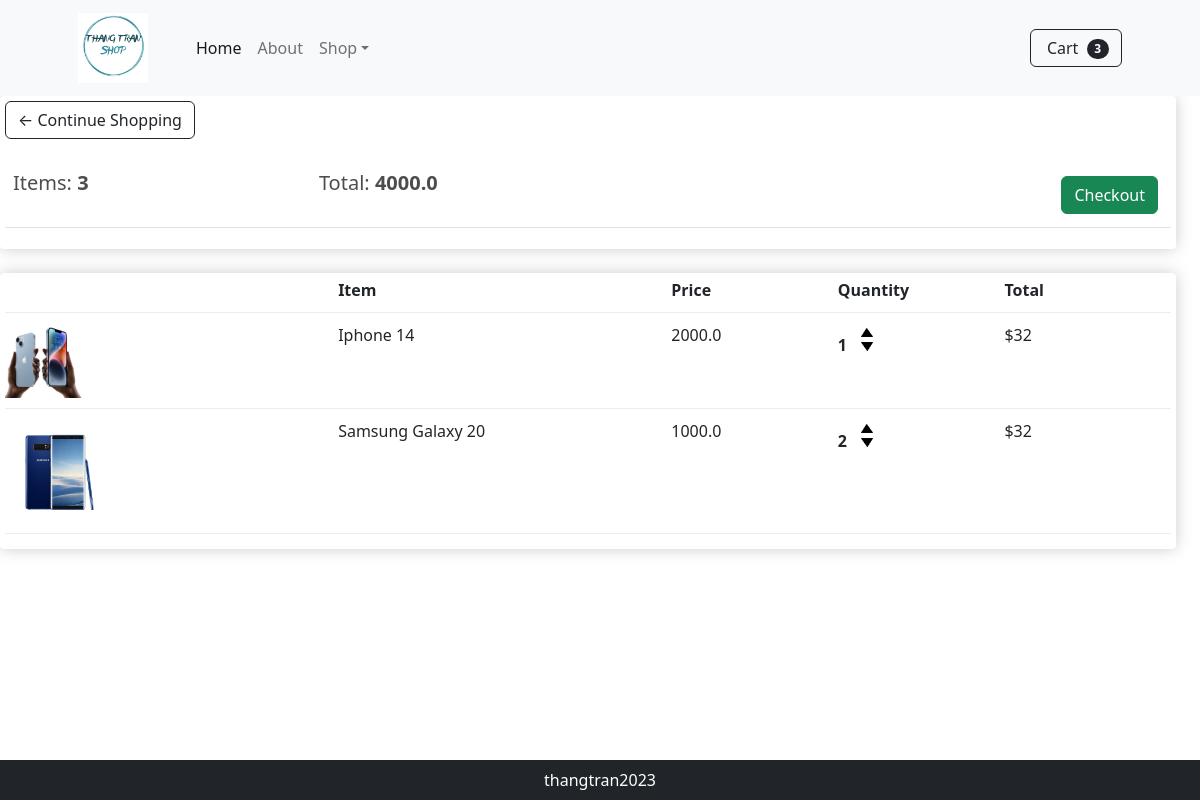
The app's page /cart/ (signed in) with its own data.
### app/models.py (models this page shows, shortened)
class Order(models.Model):
    customer = models.ForeignKey(User, on_delete=models.SET_NULL, blank=True, null=True)
    date_order = models.DateTimeField(auto_now_add=True)
    complete = models.BooleanField(default=False, null=True, blank=False)
    transaction_id = models.CharField(max_length=200, null=True)
    @property
    def get_cart_items(self):
        orderitems = self.orderitem_set.all()
        total = sum([item.quantity for item in orderitems])
        return total
    @property
    def get_cart_total(self):
        orderitems = self.orderitem_set.all()
        total = sum([item.get_total for item in orderitems])
        return total

class OrderItem(models.Model):
    product = models.ForeignKey(
        Product, on_delete=models.SET_NULL, blank=True, null=True
    )
    order = models.ForeignKey(Order, on_delete=models.SET_NULL, blank=True, null=True)
    quantity = models.IntegerField(default=0, null=True, blank=True)
    date_added = models.DateTimeField(auto_now_add=True)
    @property
    def get_total(self):
        total = self.product.price * self.quantity
        return total

class Product(models.Model):
    category = models.ManyToManyField(Category, related_name="product")
    name = models.CharField(max_length=200, null=True)
    price = models.FloatField()
    digital = models.BooleanField(default=False, null=True, blank=False)
    image = models.ImageField(null=True, blank=True)
    detail = models.TextField(null=True, blank=True)
    @property
    def ImageURL(self):
        try:
            url = self.image.url
        except:
            url = ""
        return url

### app/views.py (the view)
# urls.py: path("cart/", views.cart, name="cart"),
def cart(request):
    if request.user.is_authenticated:
        customer = request.user
        order, created = Order.objects.get_or_create(customer=customer, complete=False)
        items = order.orderitem_set.all()
        cartItems = order.get_cart_items
        user_not_login = "hidden"
        user_login = "show"
    else:
        items = []
        order = {"get_cart_items": 0, "get_cart_total": 0}
        cartItems = order["get_cart_items"]
        user_not_login = "show"
        user_login = "hidden"
    categories = Category.objects.filter(is_sub=False)
    context = {
        "items": items,
        "order": order,
        "cartItems": cartItems,
        "user_not_login": user_not_login,
        "user_login": user_login,
        "categories": categories,
    }
    return render(request, "app/cart.html", context)

### app/templates/app/cart.html
{% extends 'app/base.html' %}
{% load static %}
{% block cart_content %}
<div class="row" style="width:100%">
	<div class="col-lg-12">
		<div class="box-element">
			<a  class="btn btn-outline-dark" href="{% url 'home' %}">&#x2190; Continue Shopping</a>
			<br>
			<br>
			<table class="table">
				<tr>
					<th><h5>Items: <strong>{{order.get_cart_items}}</strong></h5></th>
					<th><h5>Total:<strong> {{order.get_cart_total}}</strong></h5></th>
					<th>
						<a  style="float:right; margin:5px;" class="btn btn-success" href="{% url 'checkout' %}">Checkout</a>
					</th>
				</tr>
			</table>
		</div>
		<br>
		<div class="box-element">
			<div class="cart-row">
				<div style="flex:2"></div>
				<div style="flex:2"><strong>Item</strong></div>
				<div style="flex:1"><strong>Price</strong></div>
				<div style="flex:1"><strong>Quantity</strong></div>
				<div style="flex:1"><strong>Total</strong></div>
			</div>
			{% for item in items %}
			<div class="cart-row">
				<div style="flex:2"><img class="row-image" src="{{item.product.ImageURL}}"></div>
				<div style="flex:2"><p>{{item.product.name}}</p></div>
				<div style="flex:1"><p>{{item.product.price}}</p></div>
				<div style="flex:1">
					<p class="quantity">{{item.quantity}}</p>
					<div class="quantity">
						<img data-product= {{item.product.id}} data-action='add' class="chg-quantity update-cart" src="{% static  'app/images/arrow-up.png' %}">
						<img data-product= {{item.product.id}} data-action='remove' class="chg-quantity update-cart" src="{% static  'app/images/arrow-down.png' %}">
					</div>
				</div>
				<div style="flex:1"><p>$32</p></div>
			</div>
			{% endfor %}
		</div>
	</div>
</div>
{% endblock cart_content %}

### app/templates/app/base.html (shortened to what this page needs)
{% load static %}
<!DOCTYPE html>
<html>
  <head>
    <link
      href="https://cdn.jsdelivr.net/npm/bootstrap@5.3.1/dist/css/bootstrap.min.css"
      rel="stylesheet"
    />
    <link rel="stylesheet" href="{% static 'app/css/style.css' %}" />
    <link rel="stylesheet" href="{% static 'app/css/owl.carousel.min.css' %}" />
    <link rel="stylesheet" href="{% static 'app/css/all.min.css' %}" />
    <link rel="stylesheet" href="{% static 'app/css/main.css' %}" />
    <link rel="stylesheet" href="{% static 'app/css/style1.css' %}" />
    <link rel="stylesheet" href="" />
  </head>
  <body>
    <nav class="navbar navbar-expand-lg navbar-light bg-light">
      <div class="container px-4 px-lg-5">
          <a class="navbar-brand" href="{% url 'home' %}">
            <img src="{% static 'app/images/logo.png' %}"
            width="70"
            height="70"
            alt=""
          />
          </a>
          <div class="collapse navbar-collapse" id="navbarSupportedContent">
              <ul class="navbar-nav me-auto mb-2 mb-lg-0 ms-lg-4">
                  <li class="nav-item"><a class="nav-link active" aria-current="page" href="{% url 'home' %}">Home</a></li>
                  <li class="nav-item"><a class="nav-link" href="#!">About</a></li>
                  <li class="nav-item dropdown">
                      <a class="nav-link dropdown-toggle" id="navbarDropdown" href="#" role="button" data-bs-toggle="dropdown" aria-expanded="false">Shop</a>
                  </li>
              </ul>
              <div class="d-flex">
                  <a class="btn btn-outline-dark" href="{% url 'cart' %}" >
                      Cart
                      <span class="badge bg-dark text-white ms-1 rounded-pill">{{cartItems}}</span>
                  </a>
              </div>
          </div>
      </div>
  </nav>
    {% block cart_content %} {% endblock cart_content %}
    <footer
      class="container--fluid bg-dark text-white text-center fixed-bottom p-2 mt-5"
    >
      thangtran2023
    </footer>
  </body>
</html>

### app/static/app/css/main.css (style rules this page uses)
body { background-color: hsl(0, 0%, 98%); }
h1, h2, h3, h4, h5, h6 { color: hsl(0, 0%, 30%); }
.box-element { box-shadow: hsl(0, 0%, 80%) 0 0 16px; background-color: #fff; border-radius: 4px; padding: 5px; }
.bg-dark { background-color: #4f868c !important; }
.col-lg-3, .col-lg-4, .col-lg-6, .col-lg-8, .col-lg-12 { margin-top: 10px; }
.btn { border-radius: 0; }
.row-image { width: 100px; }
.cart-row { display: flex; align-items: flex-stretch; padding-bottom: 10px; margin-bottom: 10px; border-bottom: 1px solid #ececec; }
.quantity { display: inline-block; font-weight: 700; padding-right: 10px; }
.chg-quantity { width: 12px; cursor: pointer; display: block; margin-top: 5px; transition: 0.1s; }

### records on screen
Order: get_cart_items "3", get_cart_total "4000.0"
OrderItem: product.ImageURL (picture), product.name "Iphone 14", product.price "2000.0", quantity "1"
OrderItem: product.ImageURL (picture), product.name "Samsung Galaxy 20", product.price "1000.0", quantity "2"

### other values on screen
{{ cartItems }} "3"
